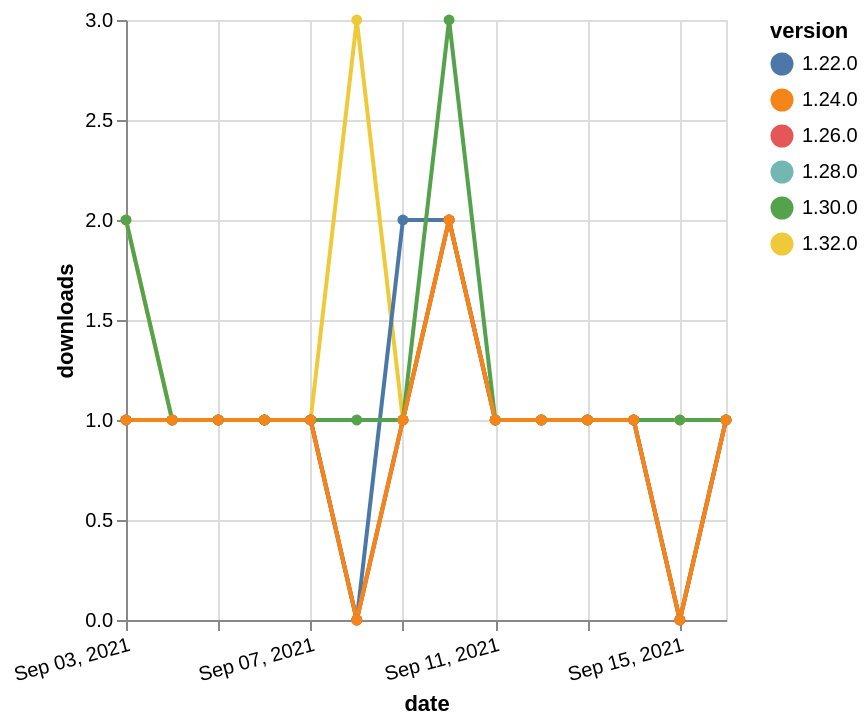

Write the Vega-Lite specification saved for this chart.
### Vega-Lite specification from a JSON file in a GitHub repository (floating-point values rounded to 4 significant figures)
{"$schema": "https://vega.github.io/schema/vega-lite/v5.json", "description": "A simple bar chart with embedded data.", "data": {"values": [{"date": "2021-09-03", "total": 120, "delta": 2, "version": "1.32.0"}, {"date": "2021-09-04", "total": 121, "delta": 1, "version": "1.32.0"}, {"date": "2021-09-05", "total": 122, "delta": 1, "version": "1.32.0"}, {"date": "2021-09-06", "total": 123, "delta": 1, "version": "1.32.0"}, {"date": "2021-09-07", "total": 124, "delta": 1, "version": "1.32.0"}, {"date": "2021-09-08", "total": 127, "delta": 3, "version": "1.32.0"}, {"date": "2021-09-09", "total": 128, "delta": 1, "version": "1.32.0"}, {"date": "2021-09-10", "total": 130, "delta": 2, "version": "1.32.0"}, {"date": "2021-09-11", "total": 131, "delta": 1, "version": "1.32.0"}, {"date": "2021-09-12", "total": 132, "delta": 1, "version": "1.32.0"}, {"date": "2021-09-13", "total": 133, "delta": 1, "version": "1.32.0"}, {"date": "2021-09-14", "total": 134, "delta": 1, "version": "1.32.0"}, {"date": "2021-09-15", "total": 135, "delta": 1, "version": "1.32.0"}, {"date": "2021-09-16", "total": 136, "delta": 1, "version": "1.32.0"}, {"date": "2021-09-03", "total": 242, "delta": 1, "version": "1.22.0"}, {"date": "2021-09-04", "total": 243, "delta": 1, "version": "1.22.0"}, {"date": "2021-09-05", "total": 244, "delta": 1, "version": "1.22.0"}, {"date": "2021-09-06", "total": 245, "delta": 1, "version": "1.22.0"}, {"date": "2021-09-07", "total": 246, "delta": 1, "version": "1.22.0"}, {"date": "2021-09-08", "total": 246, "delta": 0, "version": "1.22.0"}, {"date": "2021-09-09", "total": 248, "delta": 2, "version": "1.22.0"}, {"date": "2021-09-10", "total": 250, "delta": 2, "version": "1.22.0"}, {"date": "2021-09-11", "total": 251, "delta": 1, "version": "1.22.0"}, {"date": "2021-09-12", "total": 252, "delta": 1, "version": "1.22.0"}, {"date": "2021-09-13", "total": 253, "delta": 1, "version": "1.22.0"}, {"date": "2021-09-14", "total": 254, "delta": 1, "version": "1.22.0"}, {"date": "2021-09-15", "total": 254, "delta": 0, "version": "1.22.0"}, {"date": "2021-09-16", "total": 255, "delta": 1, "version": "1.22.0"}, {"date": "2021-09-03", "total": 159, "delta": 1, "version": "1.28.0"}, {"date": "2021-09-04", "total": 160, "delta": 1, "version": "1.28.0"}, {"date": "2021-09-05", "total": 161, "delta": 1, "version": "1.28.0"}, {"date": "2021-09-06", "total": 162, "delta": 1, "version": "1.28.0"}, {"date": "2021-09-07", "total": 163, "delta": 1, "version": "1.28.0"}, {"date": "2021-09-08", "total": 163, "delta": 0, "version": "1.28.0"}, {"date": "2021-09-09", "total": 164, "delta": 1, "version": "1.28.0"}, {"date": "2021-09-10", "total": 166, "delta": 2, "version": "1.28.0"}, {"date": "2021-09-11", "total": 167, "delta": 1, "version": "1.28.0"}, {"date": "2021-09-12", "total": 168, "delta": 1, "version": "1.28.0"}, {"date": "2021-09-13", "total": 169, "delta": 1, "version": "1.28.0"}, {"date": "2021-09-14", "total": 170, "delta": 1, "version": "1.28.0"}, {"date": "2021-09-15", "total": 170, "delta": 0, "version": "1.28.0"}, {"date": "2021-09-16", "total": 171, "delta": 1, "version": "1.28.0"}, {"date": "2021-09-03", "total": 188, "delta": 1, "version": "1.26.0"}, {"date": "2021-09-04", "total": 189, "delta": 1, "version": "1.26.0"}, {"date": "2021-09-05", "total": 190, "delta": 1, "version": "1.26.0"}, {"date": "2021-09-06", "total": 191, "delta": 1, "version": "1.26.0"}, {"date": "2021-09-07", "total": 192, "delta": 1, "version": "1.26.0"}, {"date": "2021-09-08", "total": 192, "delta": 0, "version": "1.26.0"}, {"date": "2021-09-09", "total": 193, "delta": 1, "version": "1.26.0"}, {"date": "2021-09-10", "total": 195, "delta": 2, "version": "1.26.0"}, {"date": "2021-09-11", "total": 196, "delta": 1, "version": "1.26.0"}, {"date": "2021-09-12", "total": 197, "delta": 1, "version": "1.26.0"}, {"date": "2021-09-13", "total": 198, "delta": 1, "version": "1.26.0"}, {"date": "2021-09-14", "total": 199, "delta": 1, "version": "1.26.0"}, {"date": "2021-09-15", "total": 199, "delta": 0, "version": "1.26.0"}, {"date": "2021-09-16", "total": 200, "delta": 1, "version": "1.26.0"}, {"date": "2021-09-03", "total": 185, "delta": 2, "version": "1.30.0"}, {"date": "2021-09-04", "total": 186, "delta": 1, "version": "1.30.0"}, {"date": "2021-09-05", "total": 187, "delta": 1, "version": "1.30.0"}, {"date": "2021-09-06", "total": 188, "delta": 1, "version": "1.30.0"}, {"date": "2021-09-07", "total": 189, "delta": 1, "version": "1.30.0"}, {"date": "2021-09-08", "total": 190, "delta": 1, "version": "1.30.0"}, {"date": "2021-09-09", "total": 191, "delta": 1, "version": "1.30.0"}, {"date": "2021-09-10", "total": 194, "delta": 3, "version": "1.30.0"}, {"date": "2021-09-11", "total": 195, "delta": 1, "version": "1.30.0"}, {"date": "2021-09-12", "total": 196, "delta": 1, "version": "1.30.0"}, {"date": "2021-09-13", "total": 197, "delta": 1, "version": "1.30.0"}, {"date": "2021-09-14", "total": 198, "delta": 1, "version": "1.30.0"}, {"date": "2021-09-15", "total": 199, "delta": 1, "version": "1.30.0"}, {"date": "2021-09-16", "total": 200, "delta": 1, "version": "1.30.0"}, {"date": "2021-09-03", "total": 190, "delta": 1, "version": "1.24.0"}, {"date": "2021-09-04", "total": 191, "delta": 1, "version": "1.24.0"}, {"date": "2021-09-05", "total": 192, "delta": 1, "version": "1.24.0"}, {"date": "2021-09-06", "total": 193, "delta": 1, "version": "1.24.0"}, {"date": "2021-09-07", "total": 194, "delta": 1, "version": "1.24.0"}, {"date": "2021-09-08", "total": 194, "delta": 0, "version": "1.24.0"}, {"date": "2021-09-09", "total": 195, "delta": 1, "version": "1.24.0"}, {"date": "2021-09-10", "total": 197, "delta": 2, "version": "1.24.0"}, {"date": "2021-09-11", "total": 198, "delta": 1, "version": "1.24.0"}, {"date": "2021-09-12", "total": 199, "delta": 1, "version": "1.24.0"}, {"date": "2021-09-13", "total": 200, "delta": 1, "version": "1.24.0"}, {"date": "2021-09-14", "total": 201, "delta": 1, "version": "1.24.0"}, {"date": "2021-09-15", "total": 201, "delta": 0, "version": "1.24.0"}, {"date": "2021-09-16", "total": 202, "delta": 1, "version": "1.24.0"}]}, "width": "container", "mark": {"type": "line", "point": {"filled": true}}, "encoding": {"x": {"field": "date", "type": "temporal", "timeUnit": "yearmonthdate", "title": "date", "axis": {"labelAngle": -15}}, "y": {"field": "delta", "type": "quantitative", "title": "downloads"}, "color": {"field": "version", "type": "nominal"}, "tooltip": {"field": "delta"}}}
